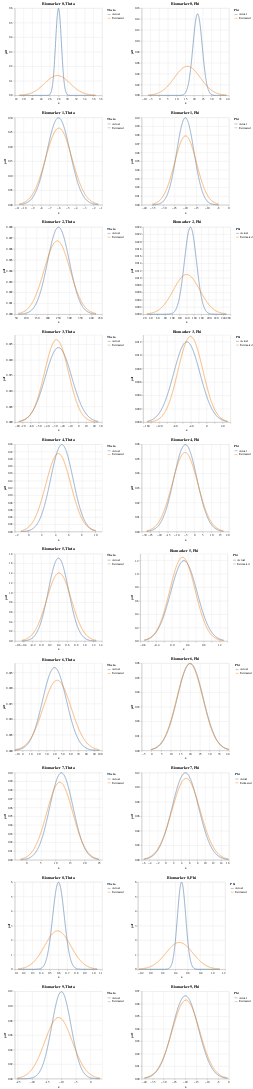

The code cell stored with this chart in its notebook:
### Code cell
charts = []
biomarkers = [_ for _ in range(10)]
for n in biomarkers: 
    theta_mean, theta_std, theta_mean_est, theta_std_est, phi_mean, phi_std, phi_mean_est, phi_std_est = obtain_theta_phi_params(
    n, estimate_df, truth)
    mean1, std1 = theta_mean, theta_std
    mean2, std2 = theta_mean_est, theta_std_est

    # Generating points on the x axis
    x_thetas = np.linspace(min(mean1 - 3*std1, mean2 - 3*std2), 
                    max(mean1 + 3*std1, mean2 + 3*std2), 1000)

    # Creating DataFrames for each distribution
    df1 = pd.DataFrame({'x': x_thetas, 'pdf': norm.pdf(x_thetas, mean1, std1), 'Distribution': 'Actual'})
    df2 = pd.DataFrame({'x': x_thetas, 'pdf': norm.pdf(x_thetas, mean2, std2), 'Distribution': 'Estimated'})

    # Combining the DataFrames
    df3 = pd.concat([df1, df2])

    # Altair plot
    chart_theta = alt.Chart(df3).mark_line().encode(
        x='x',
        y='pdf',
        color=alt.Color('Distribution:N', legend=alt.Legend(title="Theta"))
    ).properties(
        title=f'Biomarker {n}, Theta'
        )

    mean1, std1 = phi_mean, phi_std
    mean2, std2 = phi_mean_est, phi_std_est

    # Generating points on the x axis
    x_phis = np.linspace(min(mean1 - 3*std1, mean2 - 3*std2), 
                    max(mean1 + 3*std1, mean2 + 3*std2), 1000)

    # Creating DataFrames for each distribution
    df1 = pd.DataFrame({'x': x_phis, 'pdf': norm.pdf(x_phis, mean1, std1), 'Distribution': 'Actual'})
    df2 = pd.DataFrame({'x': x_phis, 'pdf': norm.pdf(x_phis, mean2, std2), 'Distribution': 'Estimated'})

    # Combining the DataFrames
    df3 = pd.concat([df1, df2])

    # Altair plot
    chart_phi = alt.Chart(df3).mark_line().encode(
        x='x',
        y='pdf',
        color=alt.Color('Distribution:N', legend=alt.Legend(title="Phi"))
    ).properties(
        title=f'Biomarker {n}, Phi'
        )
    
    # Concatenate theta and phi charts horizontally
    hconcat_chart = alt.hconcat(chart_theta, chart_phi).resolve_scale(color="independent")

    # Append the concatenated chart to the list of charts
    charts.append(hconcat_chart)
# Concatenate all the charts vertically
final_chart = alt.vconcat(*charts)

# Display the final chart
final_chart.display()

### Figure 1 — Vega-Lite specification as saved in the notebook (floating-point values rounded to 4 significant figures; data arrays with more than 128 entries replaced by an {"elided": "..."} marker saying what was removed)
{"config": {"view": {"continuousWidth": 300, "continuousHeight": 300}}, "vconcat": [{"hconcat": [{"data": {"name": "data-5153a1e1b2915369b8a7738955d05c51"}, "mark": {"type": "line"}, "encoding": {"color": {"field": "Distribution", "legend": {"title": "Theta"}, "type": "nominal"}, "x": {"field": "x", "type": "quantitative"}, "y": {"field": "pdf", "type": "quantitative"}}, "title": "Biomarker 0, Theta"}, {"data": {"name": "data-5fcacec453f598957518439428269978"}, "mark": {"type": "line"}, "encoding": {"color": {"field": "Distribution", "legend": {"title": "Phi"}, "type": "nominal"}, "x": {"field": "x", "type": "quantitative"}, "y": {"field": "pdf", "type": "quantitative"}}, "title": "Biomarker 0, Phi"}], "resolve": {"scale": {"color": "independent"}}}, {"hconcat": [{"data": {"name": "data-a009093d8482925e89e55f76e1383d8c"}, "mark": {"type": "line"}, "encoding": {"color": {"field": "Distribution", "legend": {"title": "Theta"}, "type": "nominal"}, "x": {"field": "x", "type": "quantitative"}, "y": {"field": "pdf", "type": "quantitative"}}, "title": "Biomarker 1, Theta"}, {"data": {"name": "data-efe6bfebdbbe88f2cbdd7bf31b2e1eac"}, "mark": {"type": "line"}, "encoding": {"color": {"field": "Distribution", "legend": {"title": "Phi"}, "type": "nominal"}, "x": {"field": "x", "type": "quantitative"}, "y": {"field": "pdf", "type": "quantitative"}}, "title": "Biomarker 1, Phi"}], "resolve": {"scale": {"color": "independent"}}}, {"hconcat": [{"data": {"name": "data-9443deb68993513edd07ba1dbceacec1"}, "mark": {"type": "line"}, "encoding": {"color": {"field": "Distribution", "legend": {"title": "Theta"}, "type": "nominal"}, "x": {"field": "x", "type": "quantitative"}, "y": {"field": "pdf", "type": "quantitative"}}, "title": "Biomarker 2, Theta"}, {"data": {"name": "data-af3a30f9d1a47133311b77608523f737"}, "mark": {"type": "line"}, "encoding": {"color": {"field": "Distribution", "legend": {"title": "Phi"}, "type": "nominal"}, "x": {"field": "x", "type": "quantitative"}, "y": {"field": "pdf", "type": "quantitative"}}, "title": "Biomarker 2, Phi"}], "resolve": {"scale": {"color": "independent"}}}, {"hconcat": [{"data": {"name": "data-181309dd695d3fe5e1aabf6ad1787f06"}, "mark": {"type": "line"}, "encoding": {"color": {"field": "Distribution", "legend": {"title": "Theta"}, "type": "nominal"}, "x": {"field": "x", "type": "quantitative"}, "y": {"field": "pdf", "type": "quantitative"}}, "title": "Biomarker 3, Theta"}, {"data": {"name": "data-a2867e6a1e711d092841c11c2893765d"}, "mark": {"type": "line"}, "encoding": {"color": {"field": "Distribution", "legend": {"title": "Phi"}, "type": "nominal"}, "x": {"field": "x", "type": "quantitative"}, "y": {"field": "pdf", "type": "quantitative"}}, "title": "Biomarker 3, Phi"}], "resolve": {"scale": {"color": "independent"}}}, {"hconcat": [{"data": {"name": "data-50817bdbfe42b4a2d6da503f1cf900ee"}, "mark": {"type": "line"}, "encoding": {"color": {"field": "Distribution", "legend": {"title": "Theta"}, "type": "nominal"}, "x": {"field": "x", "type": "quantitative"}, "y": {"field": "pdf", "type": "quantitative"}}, "title": "Biomarker 4, Theta"}, {"data": {"name": "data-ab3e46dea9d52221a3cbebf907e3d510"}, "mark": {"type": "line"}, "encoding": {"color": {"field": "Distribution", "legend": {"title": "Phi"}, "type": "nominal"}, "x": {"field": "x", "type": "quantitative"}, "y": {"field": "pdf", "type": "quantitative"}}, "title": "Biomarker 4, Phi"}], "resolve": {"scale": {"color": "independent"}}}, {"hconcat": [{"data": {"name": "data-ec6f0ad5817be883b2e5aa91c5cbed6b"}, "mark": {"type": "line"}, "encoding": {"color": {"field": "Distribution", "legend": {"title": "Theta"}, "type": "nominal"}, "x": {"field": "x", "type": "quantitative"}, "y": {"field": "pdf", "type": "quantitative"}}, "title": "Biomarker 5, Theta"}, {"data": {"name": "data-0a668a06d96493cc7e4ebb6ed78a9f7c"}, "mark": {"type": "line"}, "encoding": {"color": {"field": "Distribution", "legend": {"title": "Phi"}, "type": "nominal"}, "x": {"field": "x", "type": "quantitative"}, "y": {"field": "pdf", "type": "quantitative"}}, "title": "Biomarker 5, Phi"}], "resolve": {"scale": {"color": "independent"}}}, {"hconcat": [{"data": {"name": "data-400da97bfb3f460c954d5ea65bd01f37"}, "mark": {"type": "line"}, "encoding": {"color": {"field": "Distribution", "legend": {"title": "Theta"}, "type": "nominal"}, "x": {"field": "x", "type": "quantitative"}, "y": {"field": "pdf", "type": "quantitative"}}, "title": "Biomarker 6, Theta"}, {"data": {"name": "data-a6d52ca12aa3f96aafcd45c93f778488"}, "mark": {"type": "line"}, "encoding": {"color": {"field": "Distribution", "legend": {"title": "Phi"}, "type": "nominal"}, "x": {"field": "x", "type": "quantitative"}, "y": {"field": "pdf", "type": "quantitative"}}, "title": "Biomarker 6, Phi"}], "resolve": {"scale": {"color": "independent"}}}, {"hconcat": [{"data": {"name": "data-ad5500c58bebe00825777aa6af6592de"}, "mark": {"type": "line"}, "encoding": {"color": {"field": "Distribution", "legend": {"title": "Theta"}, "type": "nominal"}, "x": {"field": "x", "type": "quantitative"}, "y": {"field": "pdf", "type": "quantitative"}}, "title": "Biomarker 7, Theta"}, {"data": {"name": "data-c58f76a9c38f017d93e58a83f6707cf7"}, "mark": {"type": "line"}, "encoding": {"color": {"field": "Distribution", "legend": {"title": "Phi"}, "type": "nominal"}, "x": {"field": "x", "type": "quantitative"}, "y": {"field": "pdf", "type": "quantitative"}}, "title": "Biomarker 7, Phi"}], "resolve": {"scale": {"color": "independent"}}}, {"hconcat": [{"data": {"name": "data-e537fcb4a10d2684aed1fca37cffa81f"}, "mark": {"type": "line"}, "encoding": {"color": {"field": "Distribution", "legend": {"title": "Theta"}, "type": "nominal"}, "x": {"field": "x", "type": "quantitative"}, "y": {"field": "pdf", "type": "quantitative"}}, "title": "Biomarker 8, Theta"}, {"data": {"name": "data-ff1e8141e8860d40be7340593951dd31"}, "mark": {"type": "line"}, "encoding": {"color": {"field": "Distribution", "legend": {"title": "Phi"}, "type": "nominal"}, "x": {"field": "x", "type": "quantitative"}, "y": {"field": "pdf", "type": "quantitative"}}, "title": "Biomarker 8, Phi"}], "resolve": {"scale": {"color": "independent"}}}, {"hconcat": [{"data": {"name": "data-9b7264400c402b2ff977ae85c5983f50"}, "mark": {"type": "line"}, "encoding": {"color": {"field": "Distribution", "legend": {"title": "Theta"}, "type": "nominal"}, "x": {"field": "x", "type": "quantitative"}, "y": {"field": "pdf", "type": "quantitative"}}, "title": "Biomarker 9, Theta"}, {"data": {"name": "data-02c9507b559053eff144ae9f9c36f31e"}, "mark": {"type": "line"}, "encoding": {"color": {"field": "Distribution", "legend": {"title": "Phi"}, "type": "nominal"}, "x": {"field": "x", "type": "quantitative"}, "y": {"field": "pdf", "type": "quantitative"}}, "title": "Biomarker 9, Phi"}], "resolve": {"scale": {"color": "independent"}}}], "$schema": "https://vega.github.io/schema/vega-lite/v5.16.3.json", "datasets": {"data-5153a1e1b2915369b8a7738955d05c51": {"elided": "2000 records"}, "data-5fcacec453f598957518439428269978": {"elided": "2000 records"}, "data-a009093d8482925e89e55f76e1383d8c": {"elided": "2000 records"}, "data-efe6bfebdbbe88f2cbdd7bf31b2e1eac": {"elided": "2000 records"}, "data-9443deb68993513edd07ba1dbceacec1": {"elided": "2000 records"}, "data-af3a30f9d1a47133311b77608523f737": {"elided": "2000 records"}, "data-181309dd695d3fe5e1aabf6ad1787f06": {"elided": "2000 records"}, "data-a2867e6a1e711d092841c11c2893765d": {"elided": "2000 records"}, "data-50817bdbfe42b4a2d6da503f1cf900ee": {"elided": "2000 records"}, "data-ab3e46dea9d52221a3cbebf907e3d510": {"elided": "2000 records"}, "data-ec6f0ad5817be883b2e5aa91c5cbed6b": {"elided": "2000 records"}, "data-0a668a06d96493cc7e4ebb6ed78a9f7c": {"elided": "2000 records"}, "data-400da97bfb3f460c954d5ea65bd01f37": {"elided": "2000 records"}, "data-a6d52ca12aa3f96aafcd45c93f778488": {"elided": "2000 records"}, "data-ad5500c58bebe00825777aa6af6592de": {"elided": "2000 records"}, "data-c58f76a9c38f017d93e58a83f6707cf7": {"elided": "2000 records"}, "data-e537fcb4a10d2684aed1fca37cffa81f": {"elided": "2000 records"}, "data-ff1e8141e8860d40be7340593951dd31": {"elided": "2000 records"}, "data-9b7264400c402b2ff977ae85c5983f50": {"elided": "2000 records"}, "data-02c9507b559053eff144ae9f9c36f31e": {"elided": "2000 records"}}}
